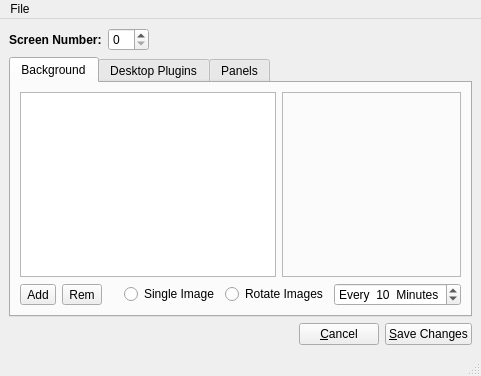
<?xml version="1.0" encoding="UTF-8"?>
<ui version="4.0">
 <class>MainUI</class>
 <widget class="QMainWindow" name="MainUI">
  <property name="geometry">
   <rect>
    <x>0</x>
    <y>0</y>
    <width>481</width>
    <height>376</height>
   </rect>
  </property>
  <property name="windowTitle">
   <string>Desktop Configuration</string>
  </property>
  <property name="unifiedTitleAndToolBarOnMac">
   <bool>false</bool>
  </property>
  <widget class="QWidget" name="centralwidget">
   <layout class="QVBoxLayout" name="verticalLayout">
    <item>
     <layout class="QHBoxLayout" name="horizontalLayout_2">
      <item>
       <widget class="QLabel" name="label">
        <property name="font">
         <font>
          <weight>75</weight>
          <bold>true</bold>
         </font>
        </property>
        <property name="text">
         <string>Screen Number:</string>
        </property>
       </widget>
      </item>
      <item>
       <widget class="QSpinBox" name="spinBox"/>
      </item>
      <item>
       <spacer name="horizontalSpacer_2">
        <property name="orientation">
         <enum>Qt::Horizontal</enum>
        </property>
        <property name="sizeHint" stdset="0">
         <size>
          <width>40</width>
          <height>20</height>
         </size>
        </property>
       </spacer>
      </item>
     </layout>
    </item>
    <item>
     <widget class="QTabWidget" name="tabWidget">
      <property name="enabled">
       <bool>true</bool>
      </property>
      <property name="currentIndex">
       <number>0</number>
      </property>
      <widget class="QWidget" name="tab_background">
       <attribute name="title">
        <string>Background</string>
       </attribute>
       <layout class="QGridLayout" name="gridLayout">
        <item row="1" column="0">
         <widget class="QListWidget" name="list_backgrounds"/>
        </item>
        <item row="1" column="1">
         <widget class="QLabel" name="label_BGImage">
          <property name="sizePolicy">
           <sizepolicy hsizetype="Expanding" vsizetype="Preferred">
            <horstretch>0</horstretch>
            <verstretch>0</verstretch>
           </sizepolicy>
          </property>
          <property name="frameShape">
           <enum>QFrame::StyledPanel</enum>
          </property>
          <property name="frameShadow">
           <enum>QFrame::Raised</enum>
          </property>
          <property name="text">
           <string/>
          </property>
          <property name="scaledContents">
           <bool>true</bool>
          </property>
         </widget>
        </item>
        <item row="2" column="0" colspan="2">
         <layout class="QHBoxLayout" name="horizontalLayout_3">
          <item>
           <widget class="QToolButton" name="tool_addbackground">
            <property name="text">
             <string>Add</string>
            </property>
           </widget>
          </item>
          <item>
           <widget class="QToolButton" name="tool_rmbackground">
            <property name="text">
             <string>Rem</string>
            </property>
           </widget>
          </item>
          <item>
           <spacer name="horizontalSpacer_3">
            <property name="orientation">
             <enum>Qt::Horizontal</enum>
            </property>
            <property name="sizeHint" stdset="0">
             <size>
              <width>40</width>
              <height>20</height>
             </size>
            </property>
           </spacer>
          </item>
          <item>
           <widget class="QRadioButton" name="radio_singleBG">
            <property name="text">
             <string>Single Image</string>
            </property>
           </widget>
          </item>
          <item>
           <widget class="QRadioButton" name="radio_rotateBG">
            <property name="text">
             <string>Rotate Images</string>
            </property>
           </widget>
          </item>
          <item>
           <widget class="QSpinBox" name="spinBox_2">
            <property name="suffix">
             <string>  Minutes</string>
            </property>
            <property name="prefix">
             <string>Every  </string>
            </property>
            <property name="minimum">
             <number>2</number>
            </property>
            <property name="value">
             <number>10</number>
            </property>
           </widget>
          </item>
         </layout>
        </item>
       </layout>
      </widget>
      <widget class="QWidget" name="tab_deskplugins">
       <attribute name="title">
        <string>Desktop Plugins</string>
       </attribute>
      </widget>
      <widget class="QWidget" name="tab">
       <attribute name="title">
        <string>Panels</string>
       </attribute>
      </widget>
     </widget>
    </item>
    <item>
     <layout class="QHBoxLayout" name="horizontalLayout">
      <item>
       <spacer name="horizontalSpacer">
        <property name="orientation">
         <enum>Qt::Horizontal</enum>
        </property>
        <property name="sizeHint" stdset="0">
         <size>
          <width>40</width>
          <height>20</height>
         </size>
        </property>
       </spacer>
      </item>
      <item>
       <widget class="QPushButton" name="pushButton_2">
        <property name="text">
         <string>&amp;Cancel</string>
        </property>
       </widget>
      </item>
      <item>
       <widget class="QPushButton" name="push_save">
        <property name="text">
         <string>&amp;Save Changes</string>
        </property>
       </widget>
      </item>
     </layout>
    </item>
   </layout>
  </widget>
  <widget class="QMenuBar" name="menubar">
   <property name="geometry">
    <rect>
     <x>0</x>
     <y>0</y>
     <width>481</width>
     <height>20</height>
    </rect>
   </property>
   <widget class="QMenu" name="menuFile">
    <property name="title">
     <string>File</string>
    </property>
    <addaction name="actionSave_and_Quit"/>
    <addaction name="actionClose"/>
   </widget>
   <addaction name="menuFile"/>
  </widget>
  <widget class="QStatusBar" name="statusbar"/>
  <action name="actionSave_and_Quit">
   <property name="text">
    <string>Save and &amp;Quit</string>
   </property>
  </action>
  <action name="actionClose">
   <property name="text">
    <string>&amp;Close</string>
   </property>
  </action>
 </widget>
 <resources/>
 <connections/>
</ui>
